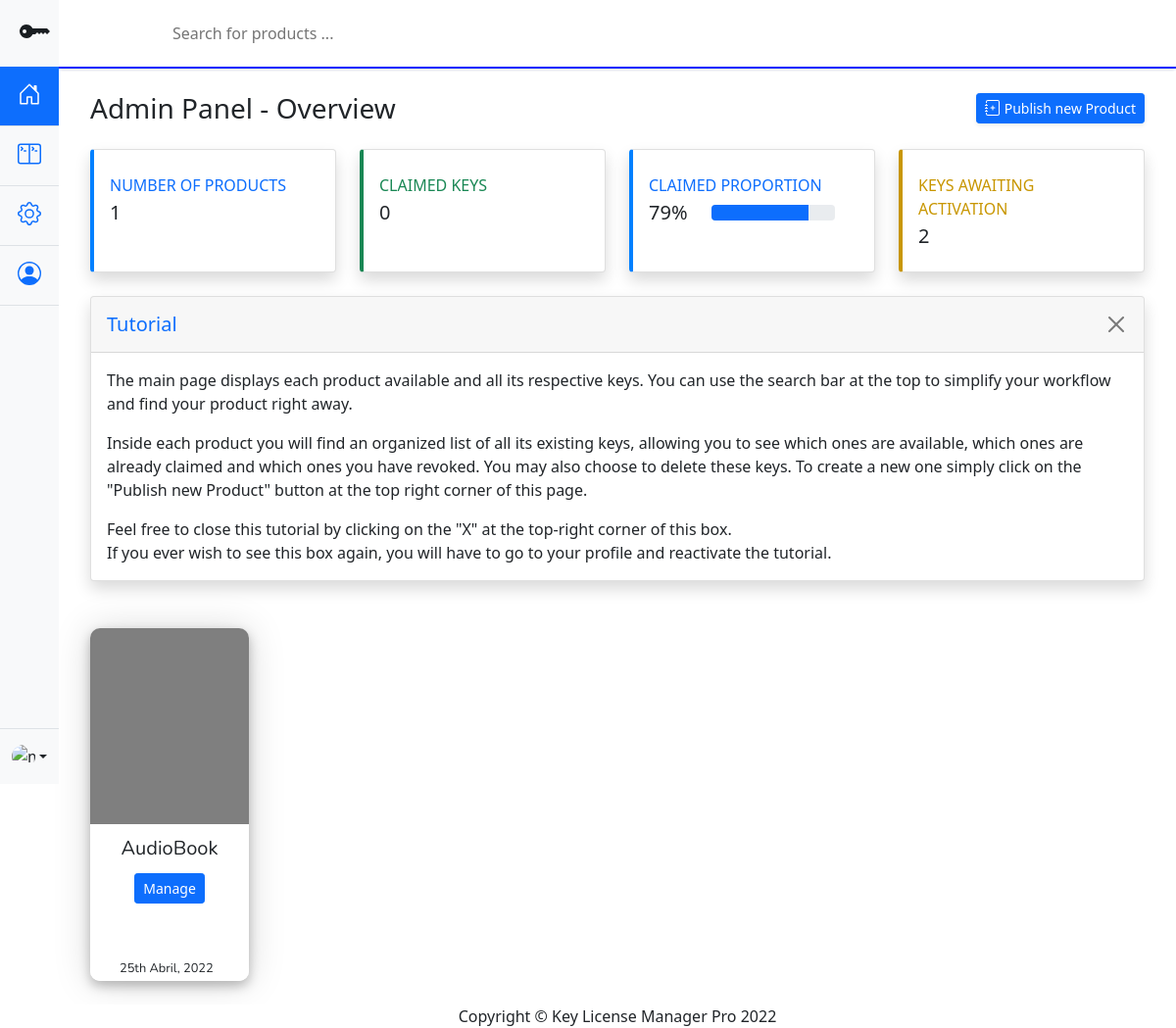
Before: /cpanel (signed in) with the older database file.
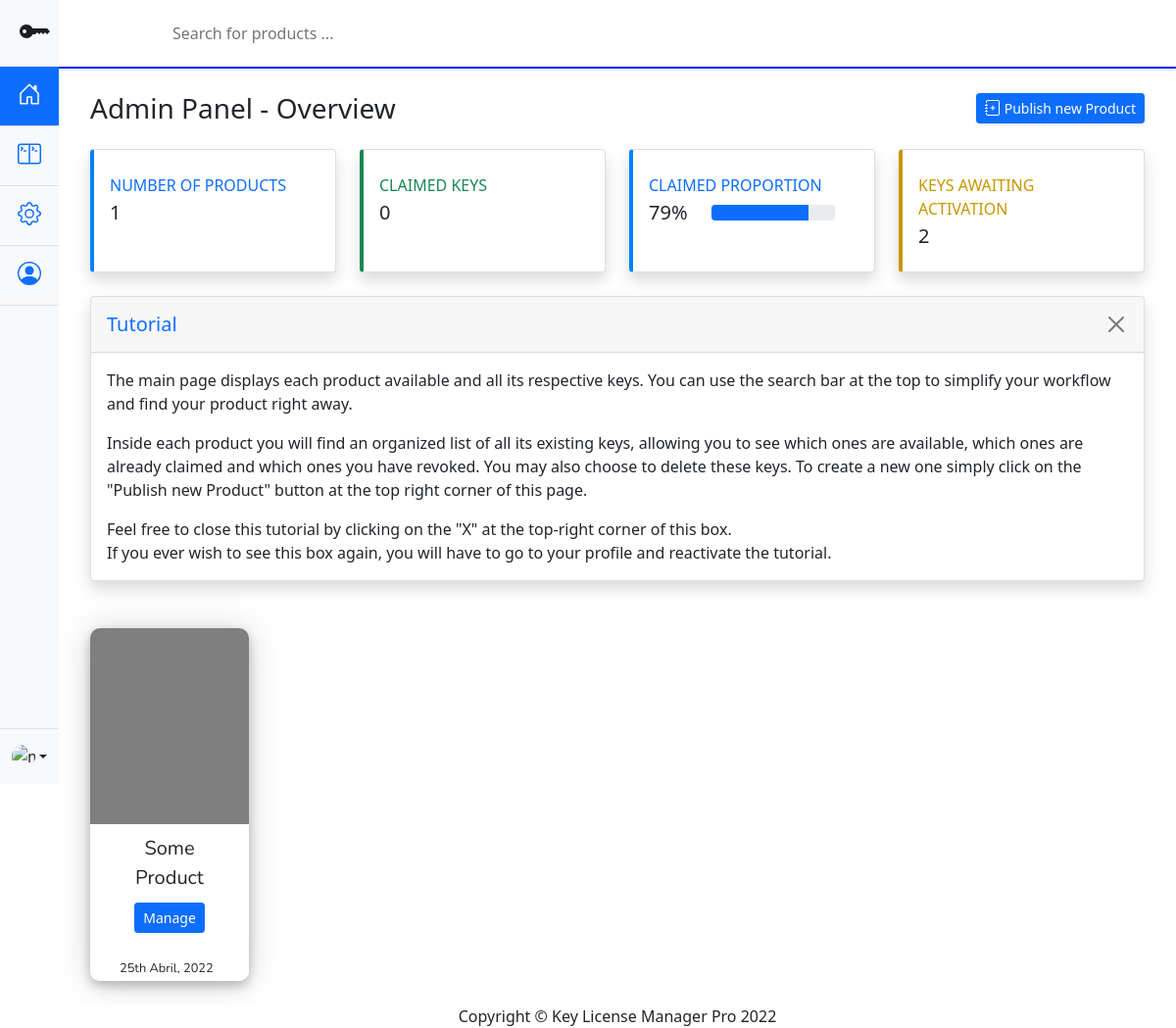
After: the same page with the newer database file.
### models.py (models this page shows)
class Product(db.Model):
    __tablename__ = "product"
    id = db.Column( db.Integer, primary_key=True )
    name = db.Column( db.String(100), unique=True )
    logo = db.Column( db.String(150) )
    privateK = db.Column(db.String(1100), unique=True)
    publicK = db.Column(db.String(1100), unique=True)
    apiK = db.Column( db.String(100), unique=True )

### main.py (the view)
@main.route('/cpanel')
@login_required
def cpanel():
    productList = DBAPI.getProduct('_ALL_')
    return render_template('cpanel.html', productList = productList)

### databaseAPI.py (called while the page is built)
def getProduct(productName):
    if(productName == '_ALL_'):
        return Product.query.all()
    return Product.query.filter_by(name = productName).first()

### templates/cpanel.html (shortened to what this page needs)
<!doctype html>
<html lang="en">
	<head>
        <link rel="stylesheet" href="https://cdn.jsdelivr.net/npm/bootstrap-icons@1.8.1/font/bootstrap-icons.css">
		<link href="{{ url_for('static', filename='bootstrap.min.css') }}" rel="stylesheet">
		<link href="{{ url_for('static', filename='style.css') }}" rel="stylesheet">
	</head>
	<body>
        <section class="left-nav vh-100">
            <div class="d-flex flex-column bg-light vh-100" style="width: 5vw;">
                <a href="/" class="d-block p-3 link-dark text-decoration-none" title="Icon-only" data-bs-toggle="tooltip" data-bs-placement="right">
                    <svg xmlns="http://www.w3.org/2000/svg" width="40" height="32" fill="currentColor" class="bi bi-key-fill" viewBox="0 0 16 16">
                        <path d="M3.5 11.5a3.5 3.5 0 1 1 3.163-5H14L15.5 8 14 9.5l-1-1-1 1-1-1-1 1-1-1-1 1H6.663a3.5 3.5 0 0 1-3.163 2zM2.5 9a1 1 0 1 0 0-2 1 1 0 0 0 0 2z"/>
                    </svg>
                </a>
                <ul class="nav flex-grow-1 nav-pills nav-flush flex-column mb-auto text-center">
                    <li class="nav-item">
                        <a href="#" class="nav-link active py-3 border-bottom" aria-current="page" title="Home" data-bs-toggle="tooltip" data-bs-placement="right">
                            <svg class="bi" width="24" height="24" role="img" aria-label="Home">
                                <use xlink:href="#home"/>
                            </svg>
                        </a>
                    </li>
                    <li>
                        <a href="#" class="nav-link py-3 border-bottom" title="Dashboard" data-bs-toggle="tooltip" data-bs-placement="right">
                        </a>
                    </li>
                    <li>
                        <a href="#" class="nav-link py-3 border-bottom" title="Orders" data-bs-toggle="tooltip" data-bs-placement="right">
                        </a>
                    </li>
                    <li>
                        <a href="#" class="nav-link py-3 border-bottom" title="Customers" data-bs-toggle="tooltip" data-bs-placement="right">
                            <svg class="bi" width="24" height="24" role="img" aria-label="Customers">
                                <use xlink:href="#people-circle"/>
                            </svg>
                        </a>
                    </li>
                </ul>
                <div class="dropdown border-top">
                    <a href="#" class="d-flex align-items-center justify-content-center p-3 link-dark text-decoration-none dropdown-toggle" id="dropdownUser3" data-bs-toggle="dropdown" aria-expanded="false">
                    <img src="https://github.com/mdo.png" alt="mdo" width="24" height="24" class="rounded-circle">
                    </a>
                </div>
            </div>
        </section>
        <div class="container-fluid right-display">
            <div id="content-wrapper" class="d-flex flex-column">
                <div id="content">
                    <nav class="navbar navbar-expand bg-white navbar-light topbar mb-4 static-top top-bar">
                        <div class="search-bar-top mx-auto">
                            <input class="search-bar" type="text" placeholder="Search for products ..." aria-label="Search for products ...">
                        </div>
                    </nav>
                    <div class="container-fluid special-padding">
                        <div class="d-sm-flex align-items-center justify-content-between mb-4">
                            <h1 class="h3 mb-0 text-gray-800">Admin Panel - Overview</h1>
                            <a id="createProductCall" href="#" class="d-none d-sm-inline-block btn btn-sm btn-primary shadow-sm">
                                <svg class="bi" width="16" height="16" role="img" aria-label="Home">
                                    <use xlink:href="#addproduct"/>
                                </svg>
                                Publish new Product</a>
                        </div>
                        <div class="row">
                            <div class="col-xl-3 col-md-6 mb-4">
                                <div class="card border-left-blue shadow h-100 py-2">
                                    <div class="card-body">
                                        <div class="row no-gutters align-items-center">
                                            <div class="col mr-2">
                                                <div class="text-xs font-weight-bold text-primary text-uppercase mb-1">
                                                    Number of products
                                                </div>
                                                <div class="h5 mb-0 font-weight-bold text-gray-800">{{ productList|length }}</div>
                                            </div>
                                        </div>
                                    </div>
                                </div>
                            </div>
                            <div class="col-xl-3 col-md-6 mb-4">
                                <div class="card border-left-green shadow h-100 py-2">
                                    <div class="card-body">
                                        <div class="row no-gutters align-items-center">
                                            <div class="col mr-2">
                                                <div class="text-xs font-weight-bold text-success text-uppercase mb-1">
                                                    Claimed keys
                                                </div>
                                                <div class="h5 mb-0 font-weight-bold text-gray-800">0</div>
                                            </div>
                                        </div>
                                    </div>
                                </div>
                            </div>
                            <div class="col-xl-3 col-md-6 mb-4">
                                <div class="card border-left-blue shadow h-100 py-2">
                                    <div class="card-body">
                                        <div class="row no-gutters align-items-center">
                                            <div class="col mr-2">
                                                <div class="text-xs font-weight-bold text-primary text-uppercase mb-1">Claimed proportion
                                                </div>
                                                <div class="row no-gutters align-items-center">
                                                    <div class="col-auto">
                                                        <div class="h5 mb-0 mr-3 font-weight-bold text-gray-800">79%</div>
                                                    </div>
                                                    <div class="col">
                                                        <div class="progress progress-sm mr-2">
                                                            <div class="progress-bar bg-primary" role="progressbar" style="width: 79%" aria-valuenow="50" aria-valuemin="0" aria-valuemax="100"></div>
                                                        </div>
                                                    </div>
                                                </div>
                                            </div>
                                        </div>
                                    </div>
                                </div>
                            </div>
                            <div class="col-xl-3 col-md-6 mb-4">
                                <div class="card border-left-yellow shadow h-100 py-2">
                                    <div class="card-body">
                                        <div class="row no-gutters align-items-center">
                                            <div class="col mr-2">
                                                <div class="text-xs font-weight-bold text-uppercase mb-1" style="color: rgb(200, 150, 0) !important;">
                                                    Keys awaiting activation
                                                </div>
                                                <div class="h5 mb-0 font-weight-bold text-gray-800">2</div>
                                            </div>
                                        </div>
                                    </div>
                                </div>
                            </div>
                        </div>
                        <div class="row">
                            <div class="col-lg-12 mb-4">
                                <div class="card shadow mb-4">
                                    <div class="card-header py-3">
                                        <div class="d-flex flex-row d-flex justify-content-between">
                                            <h6 class="fs-5 m-0 font-weight-bold text-primary">Tutorial</h6>
                                            <button type="button" class="btn-close" aria-label="Close"></button>
                                        </div>
                                    </div>
                                    <div class="card-body">
                                        <p>The main page displays each product available and all its respective keys. You can use the search bar at the top to simplify your workflow and find your product right away.</p>
                                        <p>Inside each product you will find an organized list of all its existing keys, allowing you to see which ones are available, which ones are already claimed and which ones you have revoked. You may also choose to delete these keys. To create a new one simply click on the "Publish new Product" button at the top right corner of this page.</p>
                                        <p class="mb-0">Feel free to close this tutorial by clicking on the "X" at the top-right corner of this box. <br> If you ever wish to see this box again, you will have to go to your profile and reactivate the tutorial.</p>
                                    </div>
                                </div>
                            </div>
                        </div>
                        <div id="productGallery" class="row row-cols-1 row-cols-md-6">
                            {%for product in productList%}
                                <div class="col mb-4">
                                    <div class="weather-card one">
                                        <div class="top">
                                        </div>
                                        <div class="bottom">
                                            <div class="d-flex flex-column justify-content-between text-center card-structure">
                                                <span class="ctext-bold">{{ product.name }}</span>
                                                <a href="{{ url_for('main.productDisplay', productid = product.id) }}"><button type="button" class="btn btn-primary btn-sm card-button-st">Manage</button></a>
                                                <span class="ctext-light mt-auto">25th Abril, 2022</span>
                                            </div>
                                        </div>
                                    </div>
                                </div>
                            {%endfor%}
                        </div>
                    </div>
                </div>
                <footer class="sticky-footer bg-white">
                    <div class="container my-auto">
                        <div class="copyright text-center my-auto">
                            <span>Copyright © Key License Manager Pro 2022</span>
                        </div>
                    </div>
                </footer>
</div>
        </div>
	</body>
</html>

### static/style.css (style rules this page uses)
:root { --product-card-height: 20vh; }
body { min-height: 100vh; min-height: -webkit-fill-available; }
html { height: -webkit-fill-available; }
.bi { vertical-align: -.125em; pointer-events: none; fill: currentColor; }
.dropdown-toggle { outline: 0; }
.nav-flush .nav-link { border-radius: 0; }
.left-nav { position: fixed; left: 0; top: 0; width: 5vw; }
.right-display { padding-left: 5vw; padding-right: 0px !important; }
.top-bar { box-shadow: 0 4px 2px -2px rgb(231, 231, 231); border-bottom: 2.5px solid rgb(0, 34, 255); min-height: 70px; }
.search-bar-top { text-align: center; width: 80%; }
.search-bar { border: none; width: 100%; }
.special-padding { padding-left: 2rem !important; padding-right: 2rem !important; }
.border-left-blue { border-left: 4px solid #0080ff!important; }
.border-left-green { border-left: 4px solid rgb(25,135,84) !important; }
.border-left-yellow { border-left: 4px solid rgb(200, 150, 0) !important; }
.weather-card { height: 45vh; width: 13.5vw; background: #fff; box-shadow: 0 1px 38px rgba(0, 0, 0, 0.15), 0 5px 12px rgba(0, 0, 0, 0.25); overflow: hidden; border-radius: 10px; }
.weather-card .top { position: relative; height: 25vh; width: 100%; overflow: hidden; background: url("https://s-media-cache-ak0.pinimg.com/564x/cf/1e/c4/cf1ec4b0c96e59657a46867a91bb0d1e.jpg") no-repeat; background-size: cover; background-position: center center; text-align: center; }
.weather-card .top:after { content: ""; height: 100%; width: 100%; display: block; position: absolute; top: 0; left: 0; background: rgba(0, 0, 0, 0.5); }
.weather-card .bottom { padding: 0 30px; background: #fff; height: 20vh; width: 100%; }
.ctext-bold { font-family: 'Nunito'; font-size: 1.25rem; font-weight: 400; }
.ctext-light { font-family: 'Nunito'; font-size: 0.80rem; font-weight: 400; text-align: left; }
.card-structure { height: 100%; padding-top: 10%; padding-bottom: 2.5%; padding-left: 0%; padding-right: 0%; width: 100%; }
.card-button-st { width: 70%; margin-left: auto; margin-right: auto; margin-top: 10%; }

Changed rows visible on the page:
removed Product: name "AudioBook"
added Product: name "Some Product"
